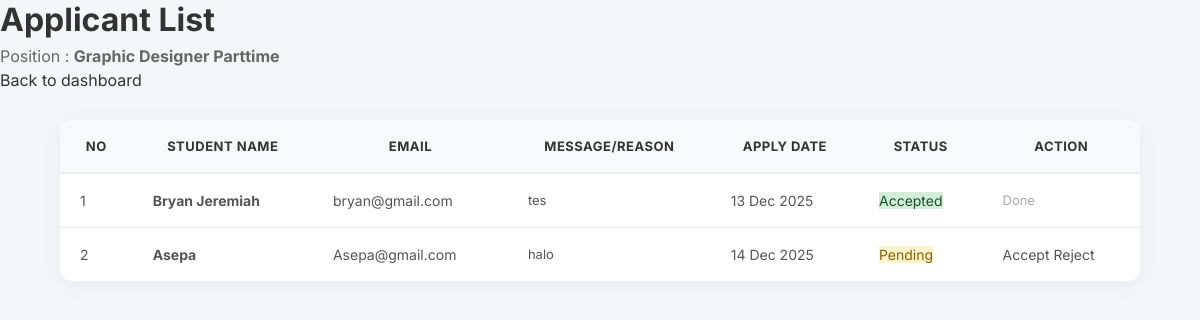
/jobs/view_applicants.php?job_id=7 (signed in), run on the app's committed database.
### tables this page shows
CREATE TABLE `gigs` (
  `id` int(11) NOT NULL,
  `employer_id` int(11) NOT NULL,
  `title` varchar(150) NOT NULL,
  `company_name` varchar(100) NOT NULL,
  `description` text NOT NULL,
  `salary` decimal(10,0) NOT NULL,
  `category` varchar(50) NOT NULL,
  `location` varchar(100) NOT NULL,
  `working_hours` varchar(50) DEFAULT NULL,
  `created_at` timestamp NOT NULL DEFAULT current_timestamp()
);

CREATE TABLE `applications` (
  `id` int(11) NOT NULL,
  `job_id` int(11) NOT NULL,
  `student_id` int(11) NOT NULL,
  `message` text DEFAULT NULL,
  `status` enum('pending','accepted','rejected') DEFAULT 'pending',
  `applied_at` timestamp NOT NULL DEFAULT current_timestamp(),
  `document` blob NOT NULL,
  `location` varchar(255) NOT NULL
);

CREATE TABLE `users` (
  `id` int(3) NOT NULL,
  `username` varchar(255) NOT NULL,
  `email` varchar(100) NOT NULL,
  `password` varchar(255) NOT NULL,
  `role` enum('student','business') NOT NULL,
  `created_at` datetime NOT NULL DEFAULT current_timestamp()
);

### jobs/view_applicants.php (the view, shortened to what this page needs)
<?php
include '../service/db.php';
$job_id = $_GET['job_id'];
?>
<head>
    <link rel="stylesheet" href="../asset/css/style.css">
</head>
<body>
<div class="container">
    <div class="card-header">
        <div>
            <h2 style="margin: 0; color: #333;">Applicant List</h2>
            <?php
            $q_job = mysqli_query($db, "SELECT title FROM gigs WHERE id='$job_id'");
            $d_job = mysqli_fetch_assoc($q_job);
            ?>
            <p style="margin: 5px 0 0 0; color: #666;">Position : <strong><?php echo $d_job['title'] ?? 'Job Title'; ?></strong></p>
        </div>
        <a href="../dashboard.php" class="btn-back">Back to dashboard</a>
    </div>
    <div class="table-container">
        <table>
            <thead>
                <tr>
                    <th>No</th>
                    <th>Student name</th>
                    <th>Email</th>
                    <th>Message/Reason</th>
                    <th>Apply Date</th>
                    <th>Status</th>
                    <th>Action</th>
                </tr>
            </thead>
            <tbody>
                <?php
                $query = "SELECT applications.*, users.username, users.email
                          FROM applications
                          JOIN users ON applications.student_id = users.id
                          WHERE applications.job_id = '$job_id'";
                $data = mysqli_query($db, $query);
                $no = 1;
                if(mysqli_num_rows($data) > 0) {
                    while($d = mysqli_fetch_array($data)){
                ?>
                    <tr>
                        <td><?php echo $no++; ?></td>
                        <td><strong><?php echo $d['username']; ?></strong></td>
                        <td><?php echo $d['email']; ?></td>
                        <td style="max-width: 250px; word-wrap: break-word; text-align: left; font-size: 13px;">
                            <?php echo htmlspecialchars($d['message']); ?>
                        </td>
                        <td><?php echo date('d M Y', strtotime($d['applied_at'])); ?></td>
                        <td>
                            <span class="status-<?php echo strtolower($d['status']); ?>">
                                <?php echo ucfirst($d['status']); ?>
                            </span>
                        </td>
                        <td>
                            <?php if($d['status'] == 'pending') { ?>
                                <a href="view_applicants.php?job_id=<?php echo $job_id; ?>&aksi=terima&app_id=<?php echo $d['id']; ?>"
                                   class="btn-aksi bg-terima" onclick="return confirm('Yakin Terima?')">Accept</a>
                                <a href="view_applicants.php?job_id=<?php echo $job_id; ?>&aksi=tolak&app_id=<?php echo $d['id']; ?>"
                                   class="btn-aksi bg-tolak" onclick="return confirm('Yakin Tolak?')">Reject</a>
                            <?php } else { ?>
                                <span style="color: #aaa; font-size: 13px;">Done</span>
                            <?php } ?>
                        </td>
                    </tr>
                <?php
                    }
                } else {
                    echo "<tr><td colspan='7' align='center' style='padding:40px; color:#777;'>Belum ada pelamar.</td></tr>";
                }
                ?>
            </tbody>
        </table>
    </div>
</div>
</body>

### asset/css/style.css (style rules this page uses)
* { box-sizing: border-box; }
body { font-family: "Inter", sans-serif; margin: 0; padding: 0; background-color: #f4f6f9; color: #333; display: flex; flex-direction: column; min-height: 100vh; }
a { text-decoration: none; color: inherit; transition: color 0.3s; }
h2 { font-size: 32px; margin-bottom: 15px; color: #222; font-weight: 700; }
p { line-height: 1.6; color: #666; max-width: 700px; margin: 0 auto 30px auto; }
table { width: 90%; max-width: 1200px; margin: 30px auto; border-collapse: separate; border-spacing: 0; background-color: white; border-radius: 12px; overflow: hidden; box-shadow: 0 4px 20px rgba(0, 0, 0, 0.05); }
thead { background-color: #f8f9fa; color: #333; }
th { font-weight: 700; text-transform: uppercase; font-size: 13px; letter-spacing: 0.5px; padding: 18px 20px; border-bottom: 2px solid #eee; }
td { padding: 18px 20px; border-bottom: 1px solid #eee; color: #555; font-size: 14px; }
tr:last-child td { border-bottom: none; }
.status-pending { background-color: #fff3cd; color: #856404; }
.status-accepted { background-color: #d4edda; color: #155724; }

### data on the page
gigs: title "Graphic Designer Parttime"
applications: student.username "Bryan Jeremiah", student.email "bryan@gmail.com", message "tes", applied_at "13 Dec 2025", status "Accepted", shows "Done"
applications: student.username "Asepa", student.email "Asepa@gmail.com", message "halo", applied_at "14 Dec 2025", status "Pending"
